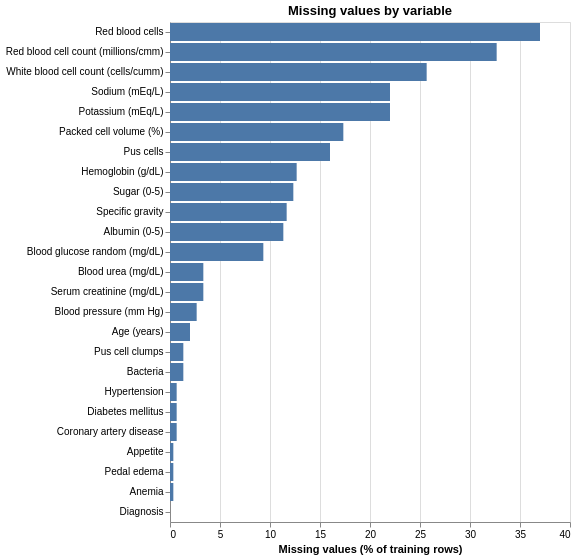

The cell this chart's notebook holds for it:
### Code cell
missing = (
    train_df.isna().mean().mul(100).rename("pct_missing")
    .rename_axis("variable").reset_index()
    .assign(variable=lambda d: d["variable"].map(labels))
)
alt.Chart(missing).mark_bar().encode(
    x=alt.X("pct_missing:Q", title="Missing values (% of training rows)"),
    y=alt.Y("variable:N", sort="-x", title=None),
).properties(title="Missing values by variable", width=400)

### Figure 1 — Vega-Lite specification as saved in the notebook (floating-point values rounded to 4 significant figures)
{"config": {"view": {"continuousWidth": 300, "continuousHeight": 300}}, "data": {"name": "data-a994434ad622a4606afa5da91d99e339"}, "mark": {"type": "bar"}, "encoding": {"x": {"field": "pct_missing", "title": "Missing values (% of training rows)", "type": "quantitative"}, "y": {"field": "variable", "sort": "-x", "title": null, "type": "nominal"}}, "title": "Missing values by variable", "width": 400, "$schema": "https://vega.github.io/schema/vega-lite/v6.4.1.json", "datasets": {"data-a994434ad622a4606afa5da91d99e339": [{"variable": "Age (years)", "pct_missing": 2.0}, {"variable": "Blood pressure (mm Hg)", "pct_missing": 2.667}, {"variable": "Specific gravity", "pct_missing": 11.67}, {"variable": "Albumin (0-5)", "pct_missing": 11.33}, {"variable": "Sugar (0-5)", "pct_missing": 12.33}, {"variable": "Red blood cells", "pct_missing": 37.0}, {"variable": "Pus cells", "pct_missing": 16.0}, {"variable": "Pus cell clumps", "pct_missing": 1.333}, {"variable": "Bacteria", "pct_missing": 1.333}, {"variable": "Blood glucose random (mg/dL)", "pct_missing": 9.333}, {"variable": "Blood urea (mg/dL)", "pct_missing": 3.333}, {"variable": "Serum creatinine (mg/dL)", "pct_missing": 3.333}, {"variable": "Sodium (mEq/L)", "pct_missing": 22.0}, {"variable": "Potassium (mEq/L)", "pct_missing": 22.0}, {"variable": "Hemoglobin (g/dL)", "pct_missing": 12.67}, {"variable": "Packed cell volume (%)", "pct_missing": 17.33}, {"variable": "White blood cell count (cells/cumm)", "pct_missing": 25.67}, {"variable": "Red blood cell count (millions/cmm)", "pct_missing": 32.67}, {"variable": "Hypertension", "pct_missing": 0.6667}, {"variable": "Diabetes mellitus", "pct_missing": 0.6667}, {"variable": "Coronary artery disease", "pct_missing": 0.6667}, {"variable": "Appetite", "pct_missing": 0.3333}, {"variable": "Pedal edema", "pct_missing": 0.3333}, {"variable": "Anemia", "pct_missing": 0.3333}, {"variable": "Diagnosis", "pct_missing": 0.0}]}}
